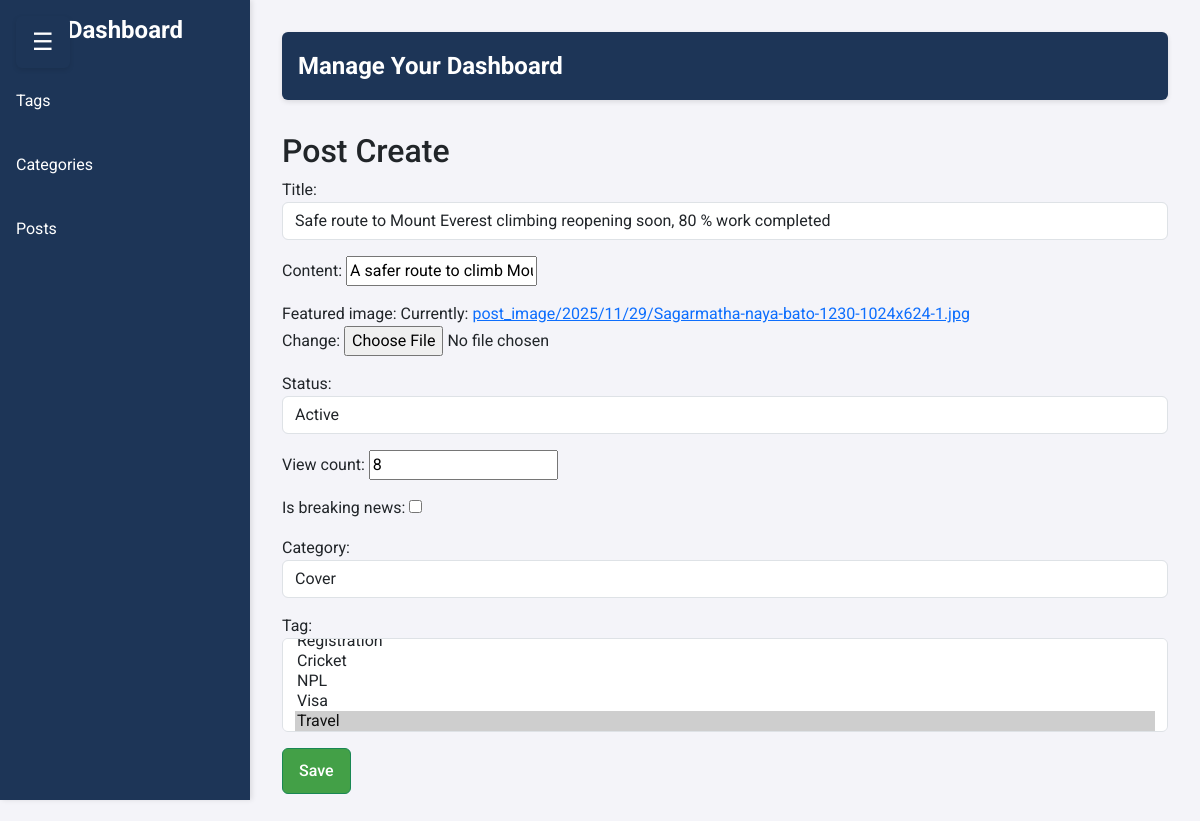
The app's page /dashboard/post-update/9/ (signed in), older data.
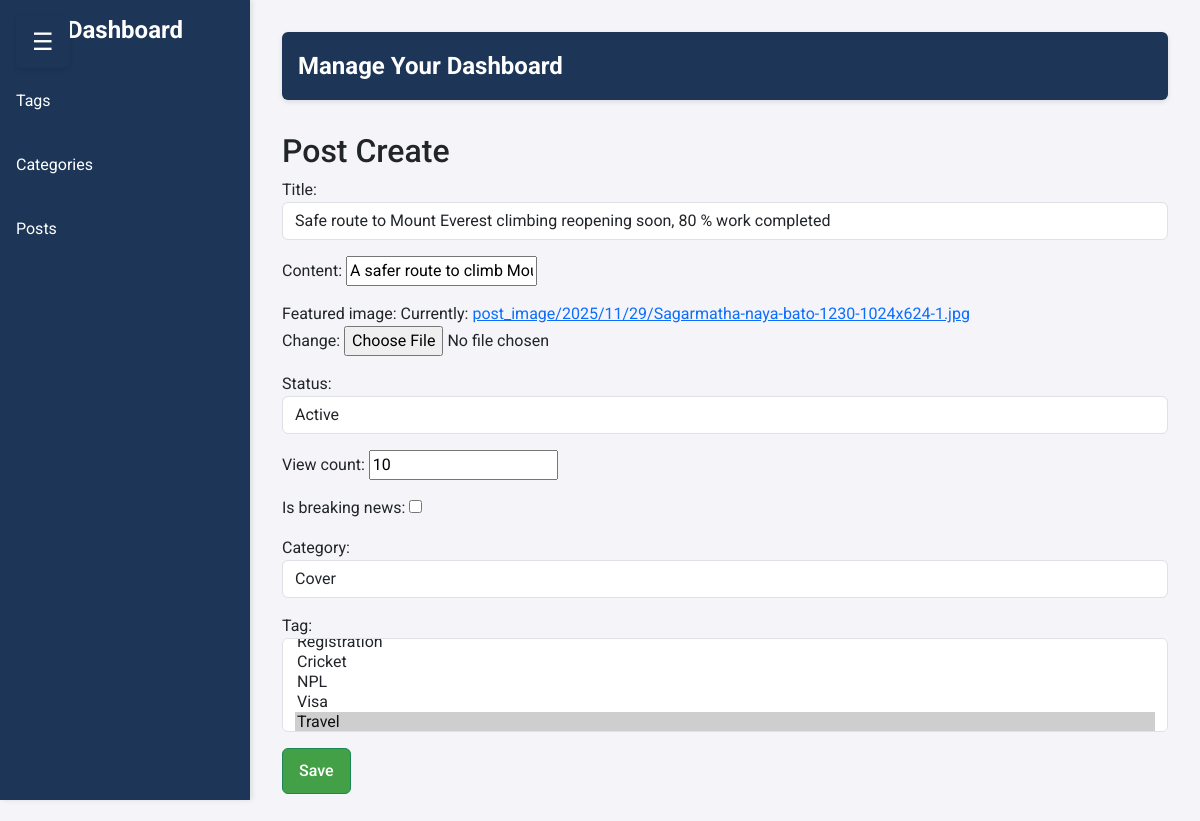
The same page, newer data.
### newspaper/models.py (models this page shows, shortened)
class TimeStampModel(models.Model):
    created_at = models.DateTimeField(auto_now_add=True)
    updated_at = models.DateTimeField(auto_now=True)
    class Meta:
        abstract  = True # Don't create table in DB

class Post(TimeStampModel):
    STATUS_CHOICES = [
        ("active", "Active"),
        ("in_active", "Inactive"),
    ]
    title = models.CharField(max_length=200)
    content = models.TextField()
    featured_image = models.ImageField(upload_to="post_image/%Y/%m/%d", blank=False)
    author = models.ForeignKey("auth.User", on_delete=models.CASCADE)
    status = models.CharField(max_length=20, choices=STATUS_CHOICES, default="active")
    view_count = models.PositiveBigIntegerField(default=0)
    is_breaking_news = models.BooleanField(default=False)
    published_at = models.DateTimeField(null=True, blank=True)
    category = models.ForeignKey(Category, on_delete=models.CASCADE)
    tag = models.ManyToManyField(Tag)

### dashboard/views.py (the view)
# urls.py: path("post-update/<int:pk>/", views.AdminPostUpdateView.as_view(), name="post-update"),
class AdminPostUpdateView(StaffRequiredMixin, UpdateView):
    model = Post
    template_name = "dashboard/post_create.html"
    form_class = PostForm
    success_url = reverse_lazy("dashboard:post-list")

### dashboard/forms.py
class PostForm(forms.ModelForm):
    class Meta:
        model = Post
        exclude = ("author", "views_count", "published_at")
        widgets = {
            "title": forms.TextInput(
                attrs={
                    "class": "form-control",
                    "placeholder": "Enter the title of post",
                }
            ),
            "content": TinyMCE(
                attrs={
                    "class": "form-control",
                    "placeholder": "Enter the content of post"
                },
                mce_attrs={
                    "height": 500
                },
            ),
            "status": forms.Select(attrs={"class": "form-control"}),
            "category": forms.Select(attrs={"class": "form-control"}),
            "tag": forms.SelectMultiple(attrs={"class": "form-control"}),
        }

### dashboard/views.py (called while the page is built)
    def test_func(self):
        return self.request.user.is_staff

### newspaper/models.py (called while the page is built)
    def __str__(self):
        return self.name

    def __str__(self):
        return self.name

### newspaper/nav.py (called while the page is built)
def navigation(request):
    categories = Category.objects.all()[:5]
    return {"categories": categories}

### dashboard/templates/dashboard/post_create.html (shortened to what this page needs)
{% extends "dashboard/base.html" %}
{% block content %}
<h2>Post Create</h2>
<form action="" method="post" enctype="multipart/form-data">
    {{ form.as_p }}
    <button type="submit" class="btn btn-success">Save</button>
</form>
{% endblock content %}

Row changes from the older to the newer data that the page shows:
changed Post "Safe route to Mount Everest climbing reopening soon, 80 % work completed": view_count "8" → "10"
